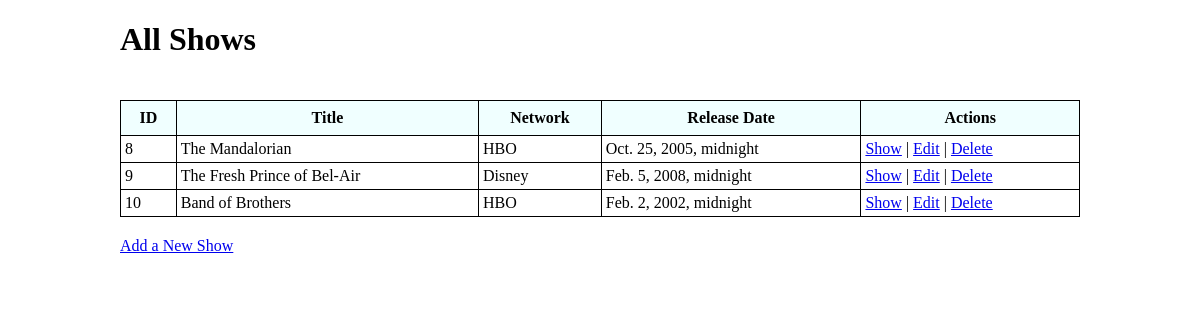
Before: / with the older database file.
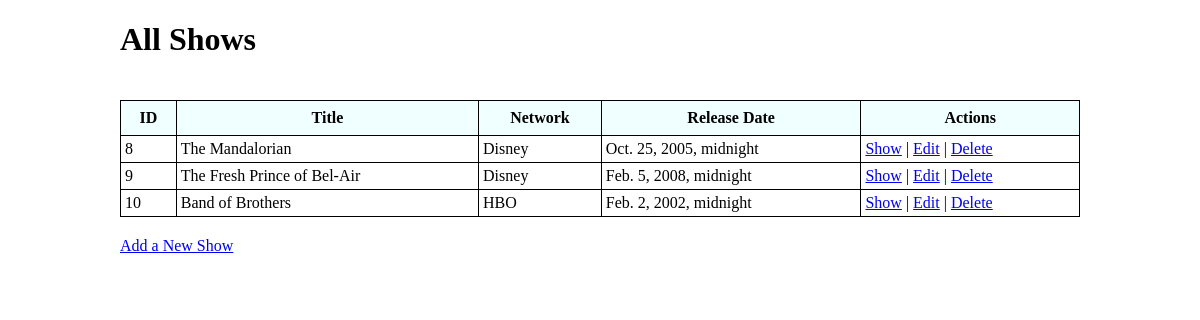
After: the same page with the newer database file.
### tv_shows_app/models.py (models this page shows)
class Show(models.Model):
    title = models.CharField(max_length=255)
    network = models.CharField(max_length=255)
    released = models.DateTimeField()
    desc = models.TextField(null=True)
    created_at = models.DateTimeField(auto_now_add=True)
    updated_at = models.DateTimeField(auto_now=True)
    objects = ShowManager()

### tv_shows_app/views.py (the view)
# urls.py: path('', views.shows),
def shows(request):
    context = {
        'shows': Show.objects.all()
    }
    return render(request, "shows.html", context)

### tv_shows_app/templates/shows.html (shortened to what this page needs)
<!DOCTYPE html>
<html lang="en">
<head>
    {% load static %}
    <link rel="stylesheet" href="{% static 'css/style.css' %}">
</head>
<body>
    <h1>All Shows</h1>
    <table>
        <thead>
            <th>ID</th>
            <th>Title</th>
            <th>Network</th>
            <th>Release Date</th>
            <th>Actions</th>
        </thead>
        <tbody>
            {% for show in shows %}
            <tr>
                <td>{{ show.id }}</td>
                <td>{{ show.title }}</td>
                <td>{{ show.network }}</td>
                <td>{{ show.released }}</td>
                <td>
                    <a href="{{ show.id }}/show">Show</a> | <a href="{{ show.id }}/edit">Edit</a> | <a href="{{ show.id }}/destroy">Delete</a>
                </td>
            </tr>
            {% endfor %}
        </tbody>
    </table>
    <a href="/new">Add a New Show</a>
</body>
</html>

Changed rows visible on the page:
changed Show "The Mandalorian": network "HBO" → "Disney"
